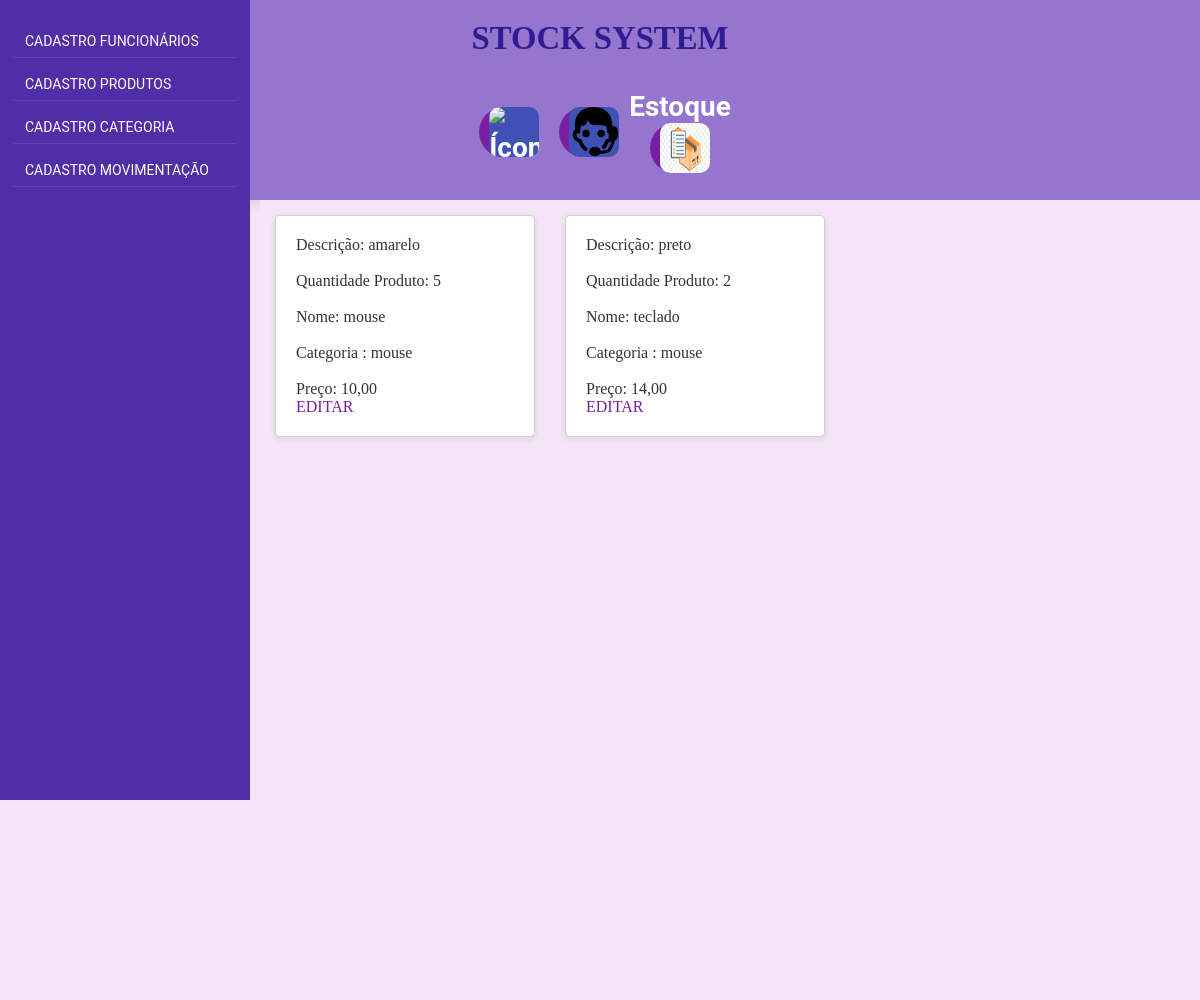
The page /produto on the database as committed earlier.
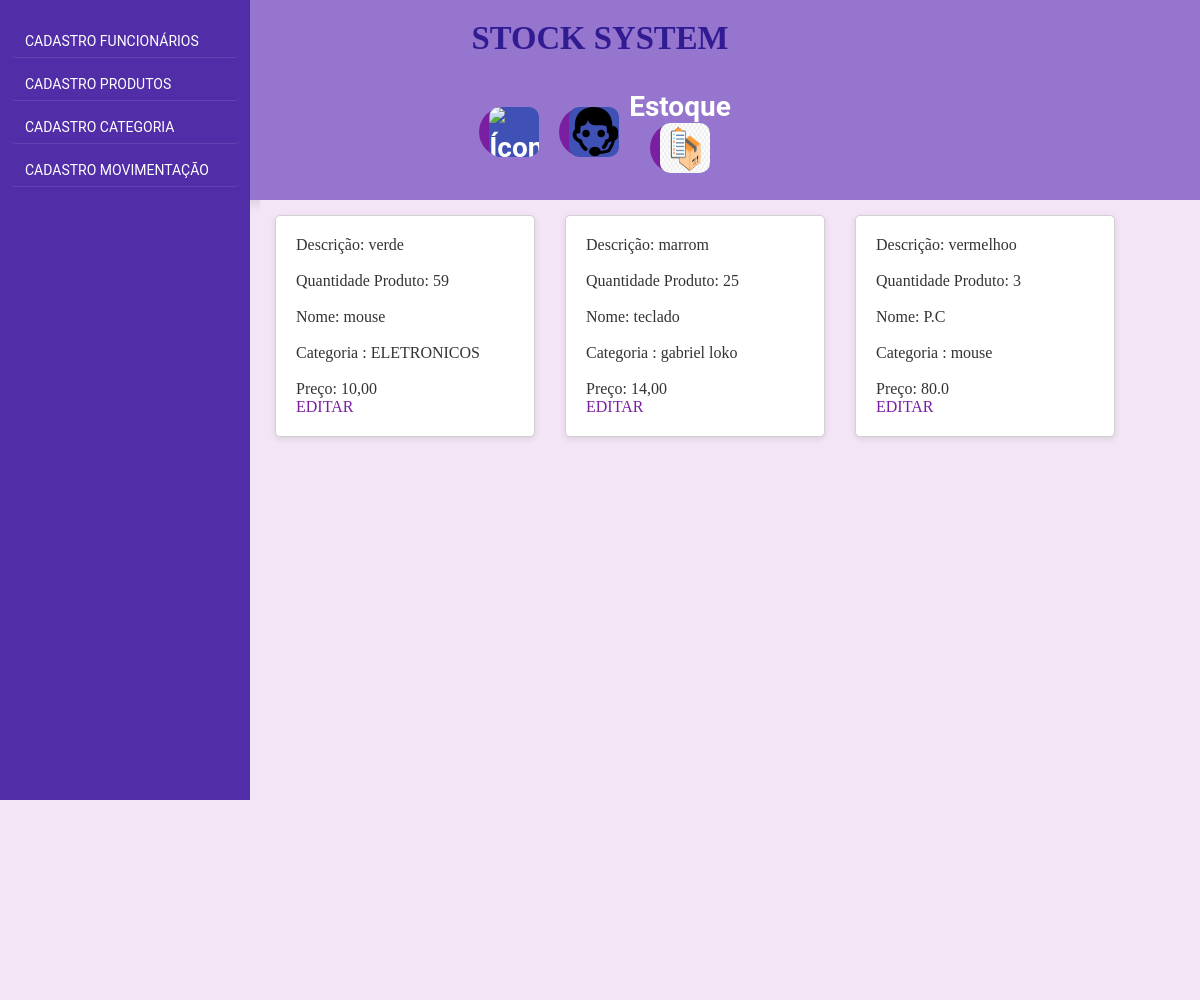
The same page on the database as committed later.
### models.py (models this page shows, shortened)
class Produto(Base):
    __tablename__ = 'produto'
    id = Column(Integer, primary_key=True)
    nome = Column(String(40), nullable=False, index=True)
    descricao = Column(String(80), nullable=False, index=True, )
    quantidade_produto = Column(Integer, nullable=False, )
    preco = Column(Float, nullable=False, index=True)
    categoria_id = Column(String, ForeignKey('categoria.id'))

class Categoria(Base):
    __tablename__ = 'categoria'
    id = Column(Integer, primary_key=True)
    name_categoria = Column(String(20), nullable=False)

### app.py (the view)
@app.route('/produto', methods=['GET'])
def produto():
    sql_produto = select(Produto, Categoria).join(Categoria, Categoria.id == Produto.categoria_id)
    resultado_produto = db_session.execute(sql_produto).fetchall()  # quando é join fetchall invez de de scalars
    return render_template('produto.html',
                           lista_produto=resultado_produto)

### templates/produto.html
{% extends 'template.html' %}
{% block conteudo %}
{% for produto, categoria in lista_produto %}
<div class="conteudo">
    <p> Descrição: {{produto.descricao}} </p><br>
    <p> Quantidade Produto: {{produto.quantidade_produto}}</p> <br>
    <p> Nome: {{produto.nome}}</p> <br>
    <p> Categoria : {{categoria.name_categoria}}</p><br>
    <p> Preço: {{produto.preco}}</p>
    <a href="{{url_for('editar_produto', id_produto=produto.id)}}"> EDITAR</a>
</div>
{% endfor %}
{% endblock conteudo %}

Rows that differ between the two databases and show on the page:
changed Produto: descricao "amarelo" → "verde"; quantidade_produto "5" → "59"; name_categoria "mouse" → "ELETRONICOS"
changed Produto "teclado": descricao "preto" → "marrom"; quantidade_produto "2" → "25"; name_categoria "mouse" → "gabriel loko"
added Produto: descricao "vermelhoo", quantidade_produto "3", nome "P.C", name_categoria "mouse", preco "80.0"
